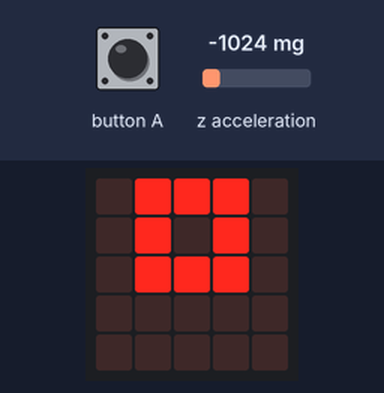
Recording of a program running on a simulated BBC micro:bit running MicroPython. Parts: the board's 5×5 LED display. The inputs (shaded band) are chosen by the test bench; at power-on: z acceleration -1024 mg. Random numbers come from a fixed seed.

Above: at 1.2 s.
1.3 s: z acceleration set to -827 mg
3.4 s: z acceleration set to -771 mg
At 3.66 s:
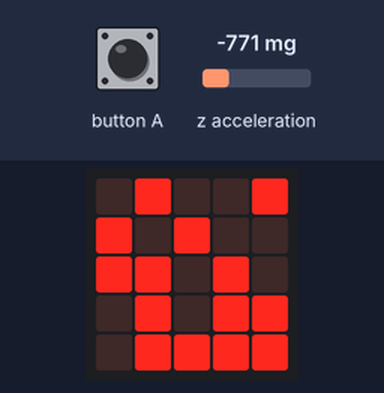
5.9 s: button A pressed for 0.15 s
At 6.37 s:
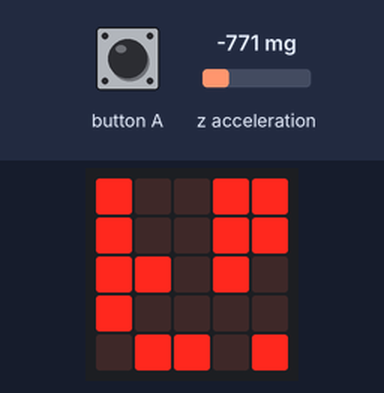
8.3 s: button A pressed for 1 s
At 8.48 s:
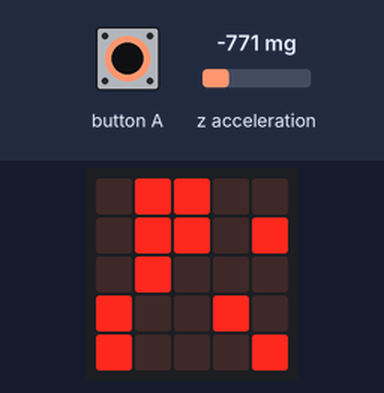
10.8 s: button A pressed for 0.15 s
At 11.19 s:
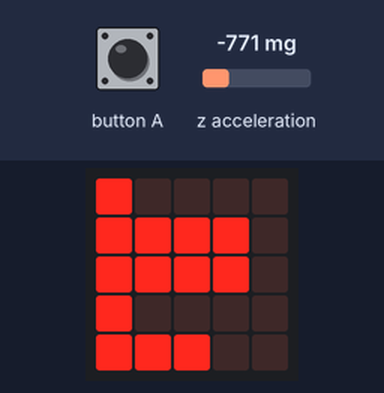
13.4 s: z acceleration set to -1440 mg
At 15.7 s:
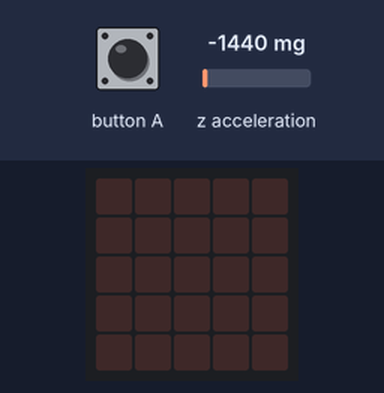
Timing chart, 0 to 16.5 s (numbered marks = the images above; inputs shaded):
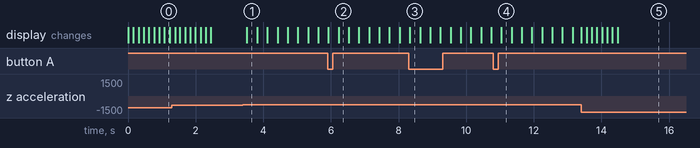

Measured:
- the behaviour switches between -801 and -800 mg on z acceleration (found by bisection; images 0 and 1)
- after the input at 3.4 s, the display: changes after 0.12 s (image 1)

The program:

conway.py
```python
'''
Conway's Game Of Life for the micro:bit

Press button A or tap the micro:bit to generate a fresh layout.
'''

import microbit
import random

arena1 = bytearray(7 * 7)
arena2 = bytearray(7 * 7)

def show():
    img = microbit.Image(5,5)
    for y in range(5):
        for x in range(5):
            img.set_pixel(x, y, arena1[8 + y * 7 + x]*9)
    microbit.display.show(img)

# do 1 iteration of Conway's Game of Life
def conway_step():
    global arena1, arena2
    for i in range(5 * 5): # loop over pixels
        i = 8 + (i // 5) * 7 + i % 5
        # count number of neighbours
        num_neighbours = (arena1[i - 8] +
                arena1[i - 7] +
                arena1[i - 6] +
                arena1[i - 1] +
                arena1[i + 1] +
                arena1[i + 6] +
                arena1[i + 7] +
                arena1[i + 8])
        # check if the centre cell is alive or not
        self = arena1[i]
        # apply the rules of life
        if self and not (2 <= num_neighbours <= 3):
            arena2[i] = 0 # not enough, or too many neighbours: cell dies
        elif not self and num_neighbours == 3:
            arena2[i] = 1 # exactly 3 neighbours around an empty cell: cell is born
        else:
            arena2[i] = self # stay as-is
    # swap the buffers (arena1 is now the new one to display)
    arena1, arena2 = arena2, arena1

while True:
    # randomise the start
    for i in range(5 * 5): # loop over pixels
        i = 8 + (i // 5) * 7 + i % 5
        arena1[i] = random.randrange(2) # set the pixel randomly
    show()
    microbit.sleep(1) # need to yield to update accelerometer (not ideal...)

    # loop while button a is not pressed
    while not microbit.button_a.is_pressed() and microbit.accelerometer.get_z() < -800:
        conway_step()
        show()
        microbit.sleep(150)
```
